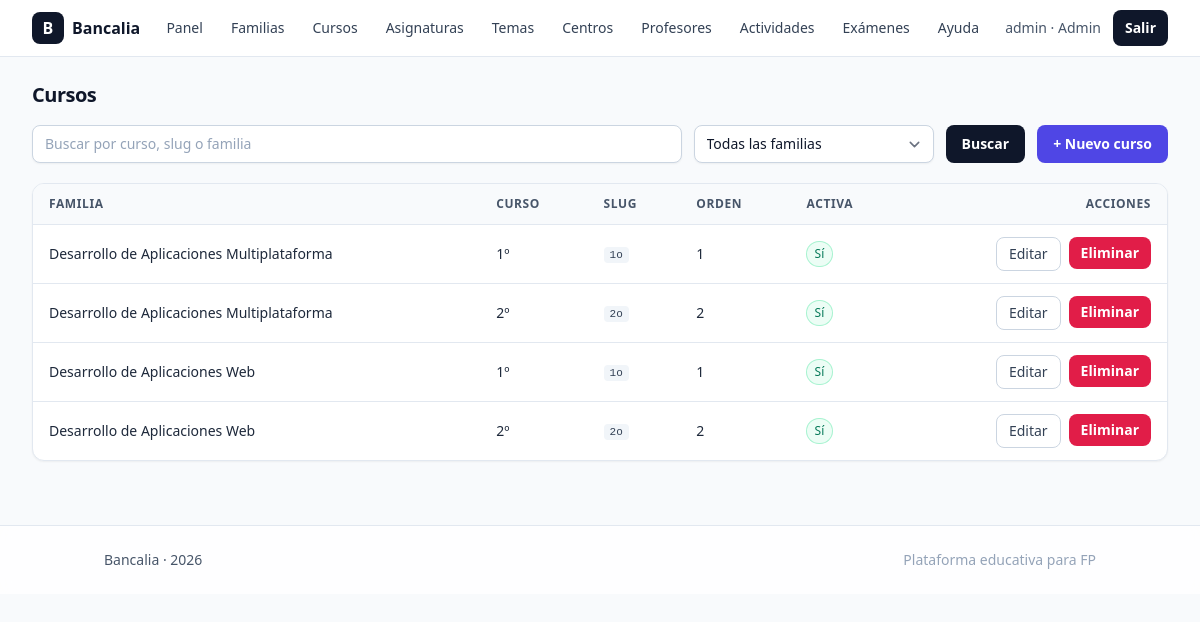
/admin/cursos/index.php (signed in), run on the app's committed database.
### tables this page shows
CREATE TABLE `cursos` (
  `id` int(11) NOT NULL,
  `familia_id` int(11) NOT NULL,
  `nombre` varchar(80) NOT NULL,
  `slug` varchar(120) NOT NULL,
  `descripcion` text DEFAULT NULL,
  `orden` int(11) NOT NULL DEFAULT 1,
  `is_active` tinyint(1) NOT NULL DEFAULT 1,
  `created_at` datetime NOT NULL DEFAULT current_timestamp(),
  `updated_at` datetime NOT NULL DEFAULT current_timestamp() ON UPDATE current_timestamp()
);

CREATE TABLE `familias_profesionales` (
  `id` int(11) NOT NULL,
  `nombre` varchar(150) NOT NULL,
  `slug` varchar(160) NOT NULL,
  `descripcion` text DEFAULT NULL,
  `is_active` tinyint(1) NOT NULL DEFAULT 1,
  `created_at` datetime NOT NULL DEFAULT current_timestamp(),
  `updated_at` datetime NOT NULL DEFAULT current_timestamp() ON UPDATE current_timestamp()
);

### config.php (called while the page is built, shortened)
<?php
function pdo(): PDO
{
  static $pdo;
  if ($pdo instanceof PDO)
    return $pdo;
  $host = $_ENV['DB_HOST'] ?? '127.0.0.1';
  $port = $_ENV['DB_PORT'] ?? '3306';
  $db = $_ENV['DB_NAME'] ?? 'bancalia';
  $user = $_ENV['DB_USER'] ?? 'root';
  $pass = $_ENV['DB_PASS'] ?? '';
  $dsn = "mysql:host=$host;port=$port;dbname=$db;charset=utf8mb4";
  $pdo = new PDO($dsn, $user, $pass, [
    PDO::ATTR_ERRMODE => PDO::ERRMODE_EXCEPTION,
    PDO::ATTR_DEFAULT_FETCH_MODE => PDO::FETCH_ASSOC,
    PDO::ATTR_EMULATE_PREPARES => false,
  ]);
  return $pdo;
}

### public/admin/cursos/index.php (the view, shortened to what this page needs)
<?php
require_once __DIR__ . '/../../../config.php';
require_once __DIR__ . '/../../../partials/header.php';
$q = trim($_GET['q'] ?? '');
$sql = "SELECT c.id, c.nombre, c.slug, c.orden, c.is_active, c.updated_at,
               f.nombre AS familia
        FROM cursos c
        JOIN familias_profesionales f ON f.id = c.familia_id";
$params = [];
$sql .= ' ORDER BY f.nombre ASC, c.orden ASC, c.nombre ASC';
$st = pdo()->prepare($sql);
$st->execute($params);
$rows = $st->fetchAll();
?>
<h1 class="text-xl font-semibold tracking-tight mb-4">Cursos</h1>
<form method="get" action="" class="mb-5 grid grid-cols-1 gap-3 sm:grid-cols-[1fr,240px,auto,auto] items-stretch">
  <input
    id="q"
    type="search"
    name="q"
    value="<?= htmlspecialchars($q) ?>"
    placeholder="Buscar por curso, slug o familia"
    class="w-full rounded-lg border border-slate-300 bg-white px-3 py-2 text-sm shadow-sm placeholder-slate-400 focus:outline-none focus:ring-2 focus:ring-slate-400 focus:border-slate-400"
  />
  <select
    name="familia_id"
    class="rounded-lg border border-slate-300 bg-white px-3 py-2 text-sm shadow-sm focus:outline-none focus:ring-2 focus:ring-slate-400 focus:border-slate-400"
    aria-label="Filtrar por familia"
  >
    <option value="0">Todas las familias</option>
  </select>
  <button
    type="submit"
    class="inline-flex items-center justify-center rounded-lg bg-slate-900 px-4 py-2 text-sm font-semibold text-white hover:bg-slate-800 active:scale-[0.99] transition"
  >
    Buscar
  </button>
  <a
    href="<?= PUBLIC_URL ?>/admin/cursos/create.php"
    class="inline-flex items-center justify-center rounded-lg bg-indigo-600 px-4 py-2 text-sm font-semibold text-white hover:bg-indigo-500 active:scale-[0.99] transition"
  >
    + Nuevo curso
  </a>
</form>
<?php if (!$rows): ?>
  <div class="rounded-lg border border-slate-200 bg-white p-6 text-slate-600">
    No hay cursos todavía.
    <a href="<?= PUBLIC_URL ?>/admin/cursos/create.php" class="text-indigo-600 hover:underline font-medium">Crea el primero</a>.
  </div>
<?php else: ?>
  <div class="overflow-hidden rounded-xl border border-slate-200 bg-white shadow-sm">
    <table class="min-w-full divide-y divide-slate-200">
      <thead class="bg-slate-50">
        <tr>
          <th class="px-4 py-3 text-left text-xs font-semibold uppercase tracking-wider text-slate-600">Familia</th>
          <th class="px-4 py-3 text-left text-xs font-semibold uppercase tracking-wider text-slate-600">Curso</th>
          <th class="px-4 py-3 text-left text-xs font-semibold uppercase tracking-wider text-slate-600">Slug</th>
          <th class="px-4 py-3 text-left text-xs font-semibold uppercase tracking-wider text-slate-600">Orden</th>
          <th class="px-4 py-3 text-left text-xs font-semibold uppercase tracking-wider text-slate-600">Activa</th>
          <th class="px-4 py-3 text-right text-xs font-semibold uppercase tracking-wider text-slate-600">Acciones</th>
        </tr>
      </thead>
      <tbody class="divide-y divide-slate-200">
        <?php foreach ($rows as $r): ?>
          <tr class="hover:bg-slate-50">
            <td class="px-4 py-3 text-sm text-slate-800"><?= htmlspecialchars($r['familia']) ?></td>
            <td class="px-4 py-3 text-sm text-slate-800"><?= htmlspecialchars($r['nombre']) ?></td>
            <td class="px-4 py-3 text-sm text-slate-700"><code class="rounded bg-slate-100 px-1.5 py-0.5 text-[11px]"><?= htmlspecialchars($r['slug']) ?></code></td>
            <td class="px-4 py-3 text-sm text-slate-800"><?= (int)$r['orden'] ?></td>
            <td class="px-4 py-3 text-sm">
              <?php if ((int)$r['is_active'] === 1): ?>
                <span class="inline-flex items-center rounded-full bg-emerald-50 px-2 py-0.5 text-[12px] font-medium text-emerald-700 ring-1 ring-emerald-200">Sí</span>
              <?php else: ?>
                <span class="inline-flex items-center rounded-full bg-rose-50 px-2 py-0.5 text-[12px] font-medium text-rose-700 ring-1 ring-rose-200">No</span>
              <?php endif; ?>
            </td>
            <td class="px-4 py-3 text-sm">
              <div class="flex justify-end gap-2">
                <a
                  href="<?= PUBLIC_URL ?>/admin/cursos/edit.php?id=<?= (int)$r['id'] ?>"
                  class="inline-flex items-center rounded-lg border border-slate-300 bg-white px-3 py-1.5 text-sm font-medium text-slate-700 hover:bg-slate-100"
                >Editar</a>
                <form method="post" action="<?= PUBLIC_URL ?>/admin/cursos/delete.php" onsubmit="return confirm('¿Eliminar este curso?');">
                  <button
                    type="submit"
                    class="inline-flex items-center rounded-lg bg-rose-600 px-3 py-1.5 text-sm font-semibold text-white hover:bg-rose-500"
                  >Eliminar</button>
                </form>
              </div>
            </td>
          </tr>
        <?php endforeach; ?>
      </tbody>
    </table>
  </div>
<?php endif; ?>
<?php require_once __DIR__ . '/../../../partials/footer.php'; ?>

### data on the page
cursos: familia.nombre "Desarrollo de Aplicaciones Multiplataforma", nombre "1º", slug "1o", orden "1", is_active "Sí"
cursos: familia.nombre "Desarrollo de Aplicaciones Multiplataforma", nombre "2º", slug "2o", orden "2", is_active "Sí"
cursos: familia.nombre "Desarrollo de Aplicaciones Web", nombre "1º", slug "1o", orden "1", is_active "Sí"
cursos: familia.nombre "Desarrollo de Aplicaciones Web", nombre "2º", slug "2o", orden "2", is_active "Sí"

### other printed values
$u['role'] "admin"
$u['nombre'] "Admin"
